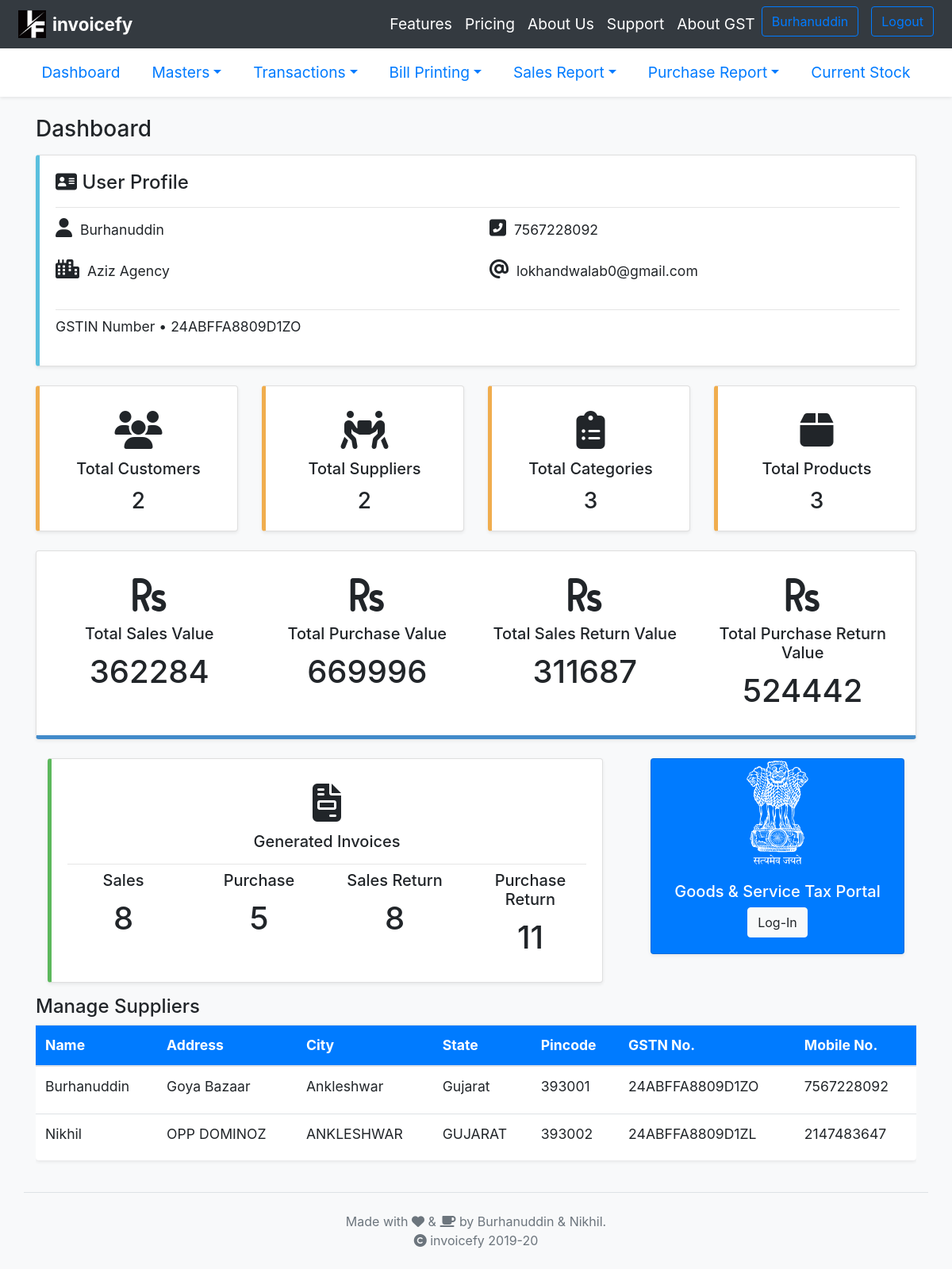
The page /Home.php (signed in) on the database its author committed.
### tables this page shows
CREATE TABLE `client_mast` (
  `Client_Id` varchar(6) NOT NULL,
  `C_Mail_Id` varchar(50) NOT NULL,
  `C_Name` varchar(50) NOT NULL,
  `Comp_Name` varchar(100) NOT NULL,
  `C_Address` varchar(50) NOT NULL,
  `C_City` varchar(25) NOT NULL,
  `C_State` varchar(25) NOT NULL,
  `C_Pincode` int(6) NOT NULL,
  `C_Gstn_No` varchar(15) NOT NULL,
  `C_Mob_No` bigint(10) NOT NULL,
  `C_Password` varchar(20) NOT NULL,
  `C_Subscription_Dt` date NOT NULL,
  `C_Expiry_Dt` date NOT NULL
);

CREATE TABLE `supp_mast` (
  `Supp_Id` varchar(12) NOT NULL,
  `Client_Id` varchar(6) NOT NULL,
  `Supp_Name` varchar(50) NOT NULL,
  `Address` varchar(100) NOT NULL,
  `City` varchar(25) NOT NULL,
  `State` varchar(25) NOT NULL,
  `Pincode` int(6) NOT NULL,
  `Gstn_No` varchar(15) DEFAULT NULL,
  `Mob_No` bigint(10) NOT NULL
);

### inclds/Sessionchk.php (called while the page is built, shortened)
<?php
	if(!isset($_SESSION['cli']))
	{
		include("Redirectlogin.php");
	}
	else
	{
		$clid=$_SESSION['cli'];
	}
?>

### Home.php (the view, shortened to what this page needs)
<?php
	include("inclds/head.php");
	include("inclds/head2.php");
	$q1="SELECT * FROM client_mast WHERE Client_Id='{$clid}'";
	$q2="SELECT count(Cust_Id) FROM cust_mast WHERE Client_Id='{$clid}'";
	$q3="SELECT count(Supp_Id) FROM supp_mast WHERE Client_Id='{$clid}'";
	$q4="SELECT count(Cat_Id) FROM cat_mast WHERE Client_Id='{$clid}'";
	$q5="SELECT count(Pr_Id) FROM prod_mast WHERE Client_Id='{$clid}'";
	$q6="SELECT count(Inv_No),sum(Final_Amt) FROM sales_mast WHERE Client_Id='{$clid}'";
	$q7="SELECT count(Inv_No),sum(Final_Amt) FROM purchase_mast WHERE Client_Id='{$clid}'";
	$q8="SELECT count(Srn_No),sum(Final_Amt) FROM sales_ret_mast WHERE Client_Id='{$clid}'";
	$q9="SELECT count(Prn_No),sum(Final_Amt) FROM purchase_ret_mast WHERE Client_Id='{$clid}'";
	$s=0;
	$p=0;
	$sr=0;
	$pr=0;
	if(!mysqli_query($con,$q1))
	{
		echo ("Error description: " . mysqli_error($con));
	}
	else
	{
	   	$res1=mysqli_query($con,$q1);
	   	$row1=mysqli_fetch_assoc($res1);
  		if(!mysqli_query($con,$q2))
		{
			echo ("Error description: " . mysqli_error($con));
		}
		else
		{
			$res2=mysqli_query($con,$q2);
	   		$row2=mysqli_fetch_array($res2);
	   		if(!mysqli_query($con,$q3))
			{
				echo ("Error description: " . mysqli_error($con));
			}
			else
			{
				$res3=mysqli_query($con,$q3);
	   			$row3=mysqli_fetch_array($res3);
	   			if(!mysqli_query($con,$q4))
				{
					echo ("Error description: " . mysqli_error($con));
				}
				else
				{
					$res4=mysqli_query($con,$q4);
			   		$row4=mysqli_fetch_array($res4);
			   		if(!mysqli_query($con,$q5))
					{
						echo ("Error description: " . mysqli_error($con));
					}
					else
					{
						$res5=mysqli_query($con,$q5);
				   		$row5=mysqli_fetch_array($res5);
				   		if(!mysqli_query($con,$q6))
						{
							echo ("Error description: " . mysqli_error($con));
						}
						else
						{
							$res6=mysqli_query($con,$q6);
					   		$row6=mysqli_fetch_array($res6);
					   		$s+=$row6['1'];
					   		if(!mysqli_query($con,$q7))
							{
								echo ("Error description: " . mysqli_error($con));
							}
							else
							{
								$res7=mysqli_query($con,$q7);
						   		$row7=mysqli_fetch_array($res7);
						   		$p+=$row7['1'];
						   		if(!mysqli_query($con,$q8))
								{
									echo ("Error description: " . mysqli_error($con));
								}
								else
								{
									$res8=mysqli_query($con,$q8);
							   		$row8=mysqli_fetch_array($res8);
							   		$sr+=$row8['1'];
							   		if(!mysqli_query($con,$q9))
									{
										echo ("Error description: " . mysqli_error($con));
									}
									else
									{
										$res9=mysqli_query($con,$q9);
								   		$row9=mysqli_fetch_array($res9);
								   		$pr+=$row9['1'];
								   	}
								}
							}
						}
					}
				}
			}
		}
	}
?>
<div id="main" class="container mb-4 bg-light">
    <h3 class="mt-4 mb-3">Dashboard</h3>
<div class="cd2 card rounded shadow-sm mb-4">
  <div class="card-body">
  	  <h4 class="card-title"><span style="font-size:1.5rem"><i class="fas fa-address-card"></i></span> User Profile</h4>
  	  <hr class="mb-2">
  	  <div class="row">
  	  	<div class="col">
  	  		<p><span style="font-size:1.5rem"><i class="fas fa-user"></i></span>&nbsp;&nbsp;<?= $row1['C_Name']?></p>
        	<p><span style="font-size:1.5rem"><i class="fas fa-city"></i></span>&nbsp;&nbsp;<?= $row1['Comp_Name']?></p>
  	  	</div>
  	  	<div class="col">
  	  		<p><span style="font-size:1.5rem"><i class="fas fa-phone-square-alt"></i></span>&nbsp;&nbsp;<?= $row1['C_Mob_No']?></p>
        	<p><span style="font-size:1.5rem"><i class="fas fa-at"></i></span>&nbsp;&nbsp;<?= $row1['C_Mail_Id']?></p>
  	  	</div>
  	  </div>
  	  <hr class="mb-2">
  	  <p>GSTIN Number &#x2022 <?= $row1['C_Gstn_No']?></p>
  </div>
</div>
		<div class="card-deck text-center mb-4">
			<div class="cd card rounded shadow-sm">
			  <div class="card-body">
			  	<span style="font-size: 3rem"><i class="fas fa-users"></i></span>
			    <h5 class="card-title">Total Customers </h5>
			    <p class="card-text h3"><?=$row2['0']?></p>
			  </div>
			</div>
			<div class="cd card rounded shadow-sm">
			  <div class="card-body">
			  	<span style="font-size: 3rem"><i class="fas fa-people-carry"></i></span>
			    <h5 class="card-title">Total Suppliers</h5>
			    <p class="card-text h3"><?=$row3['0']?></p>
			  </div>
			</div>
			<div class="cd card rounded shadow-sm">
			  <div class="card-body">
			  	<span style="font-size: 3rem"><i class="fas fa-clipboard-list"></i></span>
			    <h5 class="card-title">Total Categories</h5>
			    <p class="card-text h3"><?=$row4['0']?></p>
			  </div>
			</div>
			<div class="cd card rounded shadow-sm">
			  <div class="card-body">
			  	<span style="font-size: 3rem"><i class="fas fa-box"></i></span>
			    <h5 class="card-title">Total Products</h5>
			    <p class="card-text h3"><?=$row5['0']?></p>
			  </div>
			</div>
		</div>
<div class="cd1 card rounded shadow-sm text-center mb-4">
  <div class="card-body">
    <div class="row">
    	<div class="col">
    		<span style="font-size: 3rem"><i class="fas fa-rupee-sign"></i></span>
    		<h5 class="card-title">Total Sales Value</h5>
    		<h1 class="card-title"><?=$s?></h1>
    	</div>
     	<div class="col">
     		<span style="font-size: 3rem"><i class="fas fa-rupee-sign"></i></span>
    		<h5 class="card-title">Total Purchase Value</h5>
    		<h1 class="card-title"><?=$p?></h1>
    	</div>
       	<div class="col">
       		<span style="font-size: 3rem"><i class="fas fa-rupee-sign"></i></span>
    		<h5 class="card-title">Total Sales Return Value</h5>
    		<h1 class="card-title"><?=$sr?></h1>
    	</div>
    	<div class="col">
    		<span style="font-size: 3rem"><i class="fas fa-rupee-sign"></i></span>
    		<h5 class="card-title">Total Purchase Return Value</h5>
    		<h1 class="card-title"><?=$pr?></h1>
    	</div>
    </div>
  </div>
</div>
<div class="card-deck">
	<div class="col-8">
		    <div class="cd3 card text-center rounded shadow-sm">
		      <div class="card-body">
		      	<span style="font-size: 3rem"><i class="fas fa-file-invoice"></i></span>
		        <h5 class="card-title">Generated Invoices</h5>
		        <hr class="mb-2">
		        <div class="row">
		        	<div class="col">
			    		<h5 class="card-title">Sales</h5>
			    		<h1 class="card-title"><?=$row6['0']?></h1>
		        	</div>
		        	<div class="col">
			    		<h5 class="card-title">Purchase</h5>
			    		<h1 class="card-title"><?=$row7['0']?></h1>
		        	</div>
		           	<div class="col">
			    		<h5 class="card-title">Sales Return</h5>
			    		<h1 class="card-title"><?=$row8['0']?></h1>
		        	</div>
		           	<div class="col">
			    		<h5 class="card-title">Purchase Return</h5>
			    		<h1 class="card-title"><?=$row9['0']?></h1>
		        	</div>
		        </div>
		      </div>
		    </div>
		    </div>
		    <div class="col-4">
		    <div class="card rounded text-center shadow-sm bg-primary text-center">
		    	<img src="images/india.svg" class="card-img-top img-fluid container" style="height: 35% ; width:35%;" alt="image not found">
		      <div class="card-body">
		        <h5 class="text-white">Goods & Service Tax Portal</h5>
		        <a href="https://services.gst.gov.in/services/login" class="btn btn-light" target="_blank">Log-In</a>
		      </div>
		</div>
		</div>
</div>
		<div class="table-responsive mt-3">
		  <p class="h4">Manage Suppliers</p>
		  <table class="table rounded bg-white shadow-sm">
		    <thead class="bg-primary text-white">
		    	<th>Name</th>
		    	<th>Address</th>
		    	<th>City</th>
		    	<th>State</th>
		    	<th>Pincode</th>
		    	<th>GSTN No.</th>
		    	<th>Mobile No.</th>
		    </thead>
		    <tbody>
<?php
	$q10="SELECT * FROM supp_mast WHERE Client_Id='{$clid}' ";
	if (!mysqli_query($con,$q10)){
		echo("Error description: ".mysqli_error($con));
	}
	else{
		$res10 = mysqli_query($con,$q10);
		while ($row10 = mysqli_fetch_assoc($res10))
		{
			?>
			<tr>
				<td><label class="form"><?=$row10['Supp_Name']?></label></td>
				<td><label class="form"><?=$row10['Address']?></label></td>
				<td><label class="form"><?=$row10['City']?></label></td>
				<td><label class="form"><?=$row10['State']?></label></td>
				<td><label class="form"><?=$row10['Pincode']?></label></td>
				<td><label class="form"><?=$row10['Gstn_No']?></label></td>
				<td><label class="form"><?=$row10['Mob_No']?></label></td>
			</tr>
			<?php
						}
					}
			?>
			</tbody>
		</table>
	</div>
</div>
<?php
	include('inclds/footer.php');
?>

### inclds/head.php (shortened to what this page needs)
<!DOCTYPE html>
  <html>
    <head>
    	<link rel="stylesheet" type="text/css" href="bootstrap/css/bootstrap.css">
    </head>
    <body class="bg-light">
<nav class="navbar navbar-expand-lg navbar-dark bg-dark sticky-top p-2" id="mainNav">
  <div class="container-fluid">
    <img src="inclds/logo1.png" alt="Logo" height="35" width="35">
      <a class="navbar-brand font-weight-bold ml-2" href="#">invoicefy</a>
      <div class="collapse navbar-collapse" id="navbarResponsive">
        <ul class="navbar-nav ml-auto">
          <li class="nav-item">
            <a class="nav-link text-white" href="index.php#features">Features</a>
          </li>
          <li class="nav-item">
            <a class="nav-link text-white" href="index.php#pricing">Pricing</a>
          </li>
          <li class="nav-item">
            <a class="nav-link text-white" href="index.php#about">About Us</a>
          </li>
          <li class="nav-item">
            <a class="nav-link text-white" href="index.php#contact">Support</a>
          </li>
          <li class="nav-item">
            <a class="nav-link text-white" href="index.phpAboutGST.php">About GST</a>
          </li>
          <li>
          <?php
            include('connection.php');
            if(!isset($_SESSION['cli']))
            {
              echo "<a class='btn btn-outline-primary' name='alogin' href='login.php'>Log In</a></t>";
              echo "<a class='btn btn-outline-primary ml-3' name='areg' href='AddClient.php'>Sign up</a>";
            }
            else
            {
              $q="SELECT * from client_mast where Client_Id='".$_SESSION['cli']."'";
              if(!mysqli_query($con,$q))
              {
                echo("Error description: " . mysqli_error($con));
              }
              else
              {
                $res=mysqli_query($con,$q);
                $row=mysqli_fetch_row($res);
                if(is_array($row) && count($row)>0)
                {
                  $nm=$row[2];
                  echo "<a class='btn btn-outline-primary' name='Name' href='#'>".$nm."</a>";
                  echo "<a class='btn btn-outline-primary ml-3' name='Logout' href='logout.php'>Logout</a>";
                }
              }
            }
          ?>
        </li>
        </ul>
      </div>
    </div>
</nav>

### inclds/head2.php (shortened to what this page needs)
<?php
	include('inclds/Sessionchk.php');
?>
<div class="p-2 mb-3 bg-white shadow-sm">
		<ul class="nav justify-content-center">
	    	<li class="nav-item active list-inline-item">
	        	<a class="nav-link" href="Home.php">Dashboard</a>
	      	</li>
	      	<li class="nav-item dropdown list-inline-item">
	        	<a class="nav-link dropdown-toggle" href="#" id="navbarDropdown1" role="button" data-toggle="dropdown" aria-haspopup="true" aria-expanded="false">Masters</a>
	      	</li>
	      	<li class="nav-item list-inline-item dropdown">
	        	<a class="nav-link dropdown-toggle" href="#" id="navbarDropdown2" role="button" data-toggle="dropdown" aria-haspopup="true" aria-expanded="false">Transactions</a>
	      	</li>
	      	<li class="nav-item dropdown list-inline-item">
	        	<a class="nav-link dropdown-toggle" href="#" id="navbarDropdown2" role="button" data-toggle="dropdown" aria-haspopup="true" aria-expanded="false">Bill Printing</a>
	      	</li>
	      	<li class="nav-item dropdown list-inline-item">
	        	<a class="nav-link dropdown-toggle" href="#" id="navbarDropdown" role="button" data-toggle="dropdown" aria-haspopup="true" aria-expanded="false">Sales Report</a>
	      	</li>
	      	<li class="nav-item dropdown list-inline-item">
	        	<a class="nav-link dropdown-toggle" href="#" id="navbarDropdown3" role="button" data-toggle="dropdown" aria-haspopup="true" aria-expanded="false">Purchase Report</a>
	      	</li>
	      	<li class="nav-item list-inline-item">
	      		<a class="nav-link" href="CurrentStock.php" id="navbarDropdown4" role="button">Current Stock</a>
	      	</li>
	    </ul>
</div>

### inclds/footer.php (shortened to what this page needs)
<div class="bottom">
<footer class="container border-top footer mt-auto py-4">
  <div class="container text-center">
    <span class="text-muted">Made with&nbsp;<span style="font-size: 1rem"><i class="fas fa-heart"></i></span>&nbsp;&&nbsp;<span style="font-size: 1rem"><i class="fas fa-coffee"></i></span>&nbsp;by Burhanuddin & Nikhil.</span><br>
    <span class="text-muted"><span style="font-size: 1rem"><i class="fas fa-copyright"></i></span>&nbsp;invoicefy 2019-20</span>
  </div>
</footer>
</div>
</body>
</html>

### inclds/head.php (style rules this page uses)
html body { width: 100%; margin: 0px; padding: 0px; overflow-x: hidden; }
.navbar-brand { font-size: 1.4rem; font-weight: bold; }
#main { font-size: 1.1rem; }

### inclds/head2.php (style rules this page uses)
.nav-link { font-size: 1.2rem; }

### Home.php (style rules this page uses)
.cd { border-width: 1px 1px 1px 5px; border-left-color: rgb(240, 173, 78); }
.cd1 { border-width: 1px 1px 5px 1px; border-bottom-color: rgb(66,139,202); }
.cd2 { border-width: 1px 1px 1px 5px; border-left-color: rgb(91,192,222); }
.cd3 { border-width: 1px 1px 1px 5px; border-left-color: rgb(92,184,92); }
.fas { padding-bottom: 3px; }

### rows shown on the page
client_mast: C_Name "Burhanuddin", Comp_Name "Aziz Agency", C_Mob_No "7567228092", C_Mail_Id "lokhandwalab0@gmail.com", C_Gstn_No "24ABFFA8809D1ZO"
supp_mast: Supp_Name "Burhanuddin", Address "Goya Bazaar", City "Ankleshwar", State "Gujarat", Pincode "393001", Gstn_No "24ABFFA8809D1ZO", Mob_No "7567228092"
supp_mast: Supp_Name "Nikhil", Address "OPP DOMINOZ", City "ANKLESHWAR", State "GUJARAT", Pincode "393002", Gstn_No "24ABFFA8809D1ZL", Mob_No "2147483647"

### other values the page prints
$row2['0'] "2"
$row3['0'] "2"
$row4['0'] "3"
$row5['0'] "3"
$s "362284"
$p "669996"
$sr "311687"
$pr "524442"
$row6['0'] "8"
$row7['0'] "5"
$row8['0'] "8"
$row9['0'] "11"
